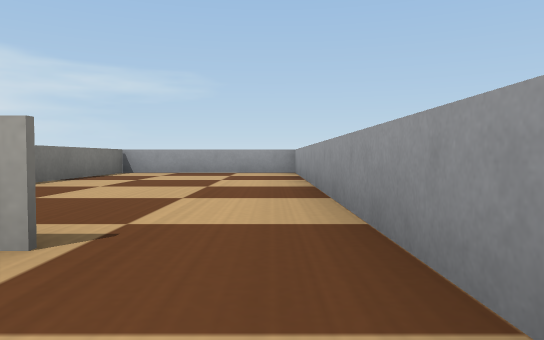
View 1 (above)

17 first-person views from a walk through a robot-simulator world made for Webots. The camera is 0.07 m above the floor, tilts 2° down and sees 70° across. The floor is counted in squares, 0.2 m on a side. Each view is taken from the middle of a square. On the plan, view 1 faces up. The plan holds only what a view shows up to about 9 squares ahead; the rest is blank. Robots are left out. Simple shapes and patterns stand in for the simulator's stock objects.

View 2
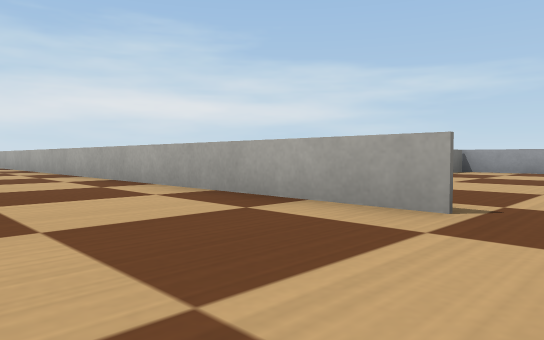

View 3
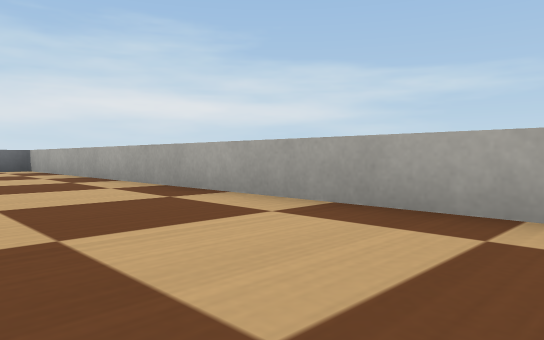

View 4
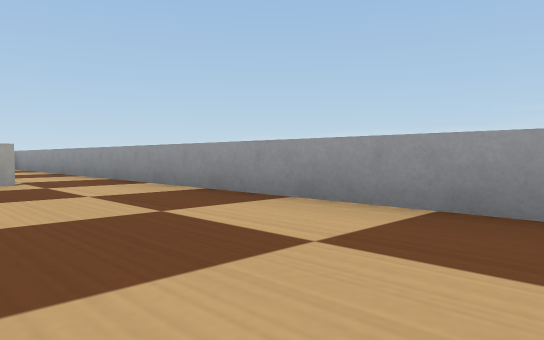

View 5
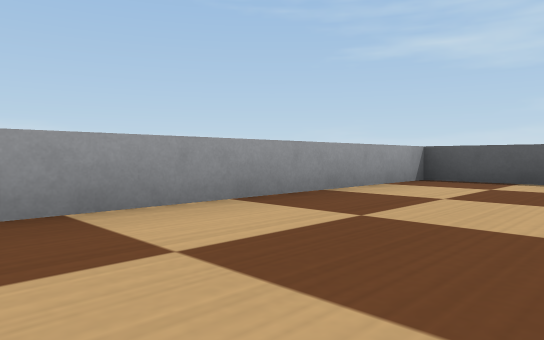

View 6
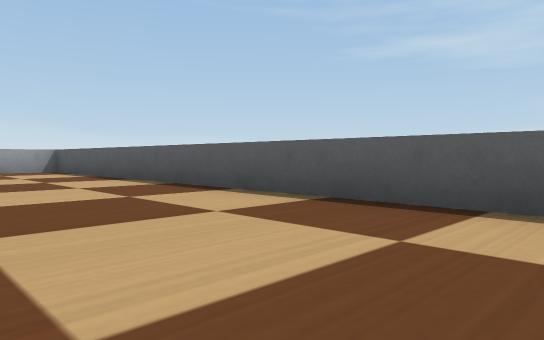

View 7
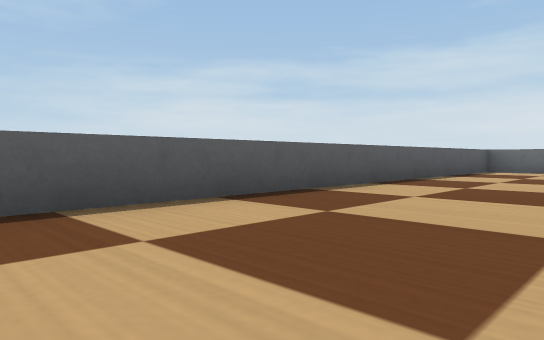

View 8
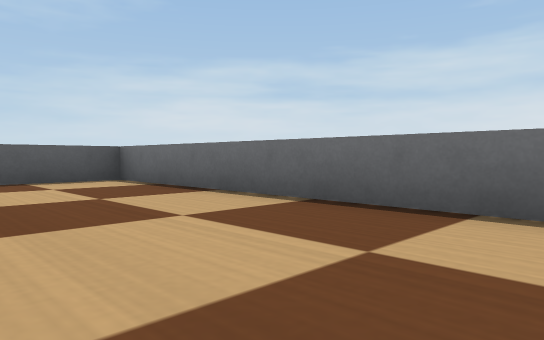

View 9
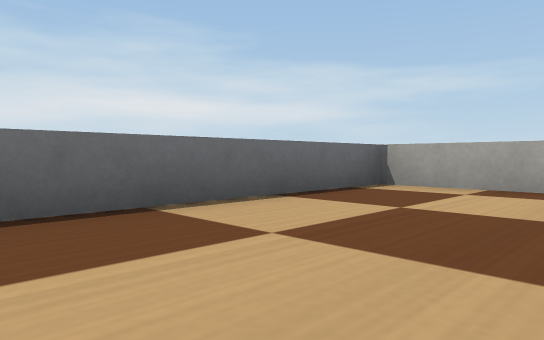

View 10
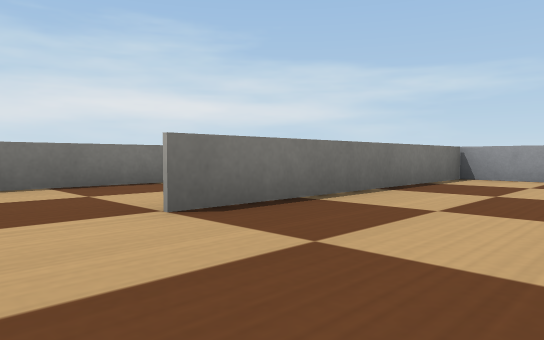

View 11
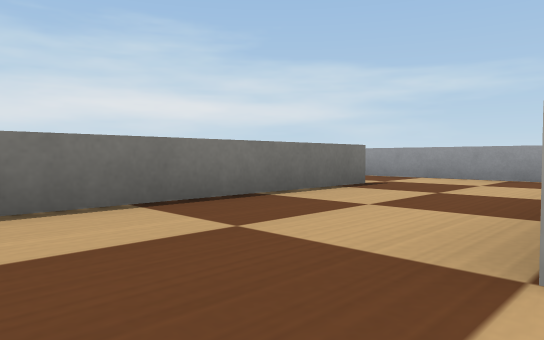

View 12
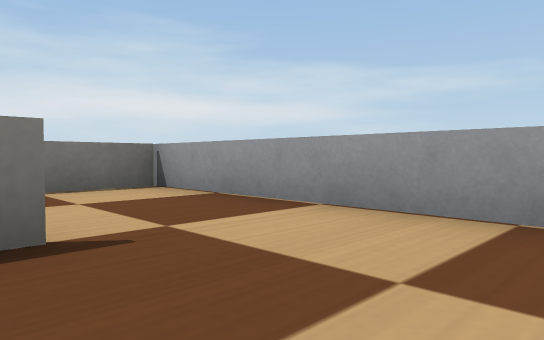

View 13
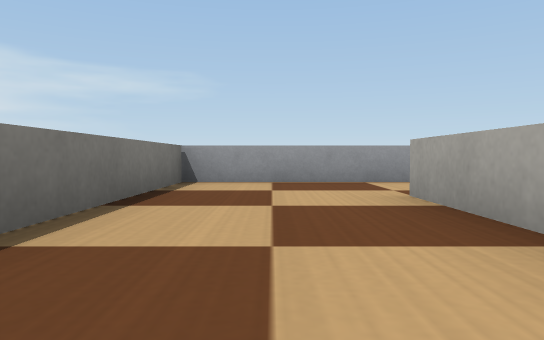

View 14
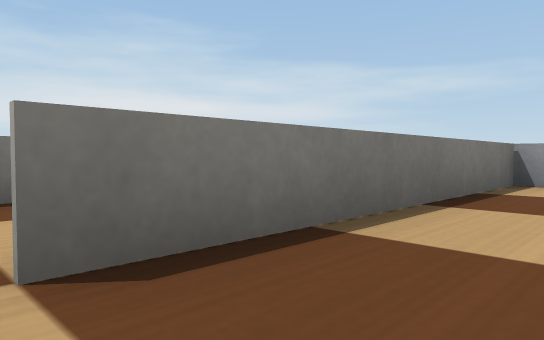

View 15
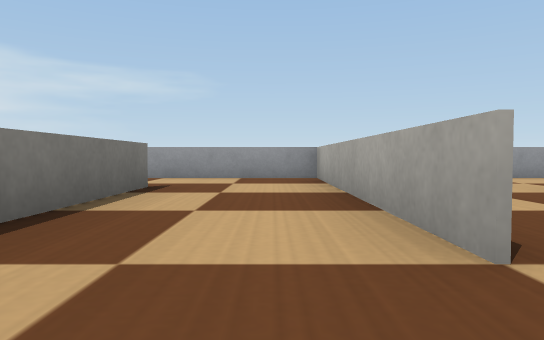

View 16
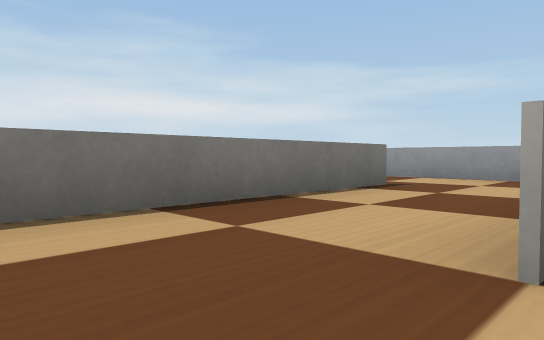

View 17
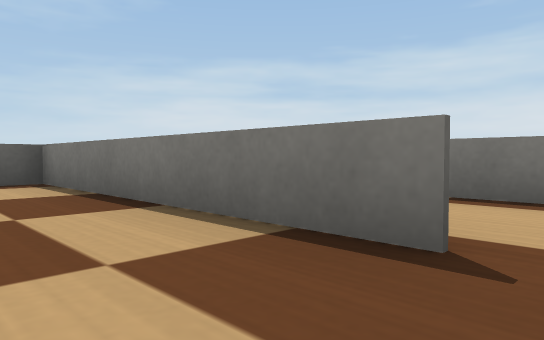

### Floor plan
Ten units are one square. View 1 is at (0, 0); x grows to the right and y downward. Boxes are objects, and circles mark ways between rooms. Rooms are numbered by the first view taken in them; rooms with no view inside come last. Other rooms are left out.
<svg viewBox="-150 -89 160 161">
<path fill="none" stroke="#000" d="M-9 -14 -145 -14 -145 67 5 67 5 -5M5 -5 5 -83 -30 -83M-32 -82 -32 -32M-57 -65 -57 -24M-30 -83 -65 -83M-58 -46 -58 -65M-65 -83 -80 -83M-82 -84 -82 -32M-83 -32 -83 -82M-104 -65 -104 -15M-80 -83 -105 -83"/>
<circle cx="0" cy="-10" r="3" fill="#2a7"/>
<circle cx="-30" cy="-25" r="3" fill="#2a7"/>
<circle cx="-60" cy="-70" r="3" fill="#2a7"/>
<circle cx="-80" cy="-25" r="3" fill="#2a7"/>
<text x="-70" y="30">1</text>
<text x="-10" y="-40">2</text>
<text x="-50" y="-50">3</text>
<text x="-70" y="-40">4</text>
<text x="-90" y="-50">5</text>
</svg>
Room 1 opens to room 2. Room 2 opens to room 3. Room 3 opens to room 4. Room 4 opens to room 5.

Where each view was taken, in squares from view 1:
view 1: 0 up, 0 right, facing up
view 2: 1 down, 0 right, facing up-left
view 3: 1 down, 4 left, facing up-left
view 4: 4 down, 2 left, facing up-right
view 5: 1 down, 2 left, facing down-right
view 6: 4 down, 9 left, facing down-right
view 7: 4 down, 5 left, facing down-left
view 8: 1 down, 12 left, facing down-left
view 9: 3 down, 12 left, facing up-left
view 10: 2 up, 1 left, facing up-left
view 11: 2 up, 3 left, facing up-left
view 12: 6 up, 4 left, facing up-left
view 13: 3 up, 7 left, facing up
view 14: 3 up, 7 left, facing up-left
view 15: 2 up, 9 left, facing up
view 16: 2 up, 8 left, facing up-left
view 17: 7 up, 9 left, facing down-left
